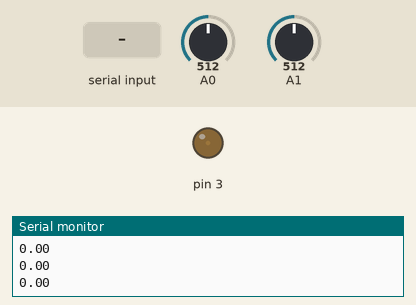
A sketch run on a simulated Arduino Uno, built with avr-gcc and run on an emulated ATmega328P. Parts: output pins drawn as LEDs (lit = HIGH), the last lines printed to the serial monitor. The test bench sets the inputs (shaded band); at power-on: A0 = 512, A1 = 512.

Above: at 1.2 s.
1.3 s: byte 30 received over Serial
At 2.3 s:
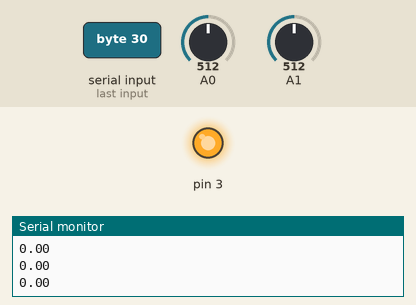
Timing chart, 0 to 4.3 s (numbered marks = the images above; inputs shaded):
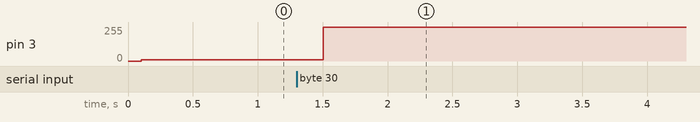

The sketch:

sketch_apr27a.ino
```cpp
float value = 10;

void setup()
{
  pinMode(3, OUTPUT);
  Serial.begin(9600);
}

void loop(){
  float napetie1, napetie2;

  napetie1=(float)analogRead(A0)*5/1023;
  napetie2=(float)analogRead(A1)*5/1023;

  delay(100);

  analogWrite(3, value);
  delay(100);

  Serial.println(float(napetie1-napetie2));

  if(Serial.read() != -1){
    value = Serial.read();
  }
}
```

Measured:
- after the input at 1.3 s, pin 3: 10/255 → 255/255 after 0.21 s
